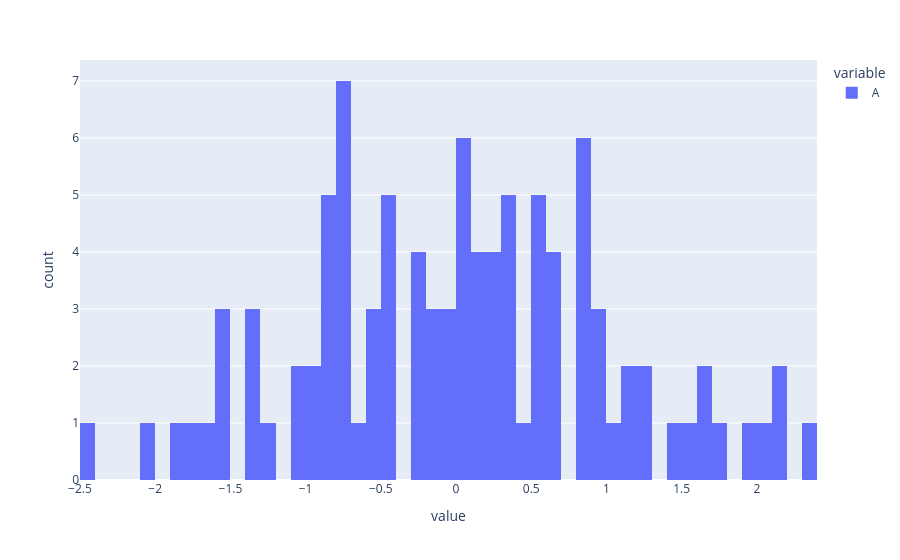

The notebook cell saved with this chart:
### Code cell
fig = px.histogram(df['A'], nbins = 50)
fig.show()

### Figure 1 — Plotly figure (JSON) as saved in the notebook; plotly's stock layout.template omitted (floating-point values rounded to 4 significant figures)
{"data": [{"alignmentgroup": "True", "bingroup": "x", "hovertemplate": "variable=A<br>value=%{x}<br>count=%{y}<extra></extra>", "legendgroup": "A", "marker": {"color": "#636efa", "pattern": {"shape": ""}}, "name": "A", "nbinsx": 50, "offsetgroup": "A", "orientation": "v", "showlegend": true, "type": "histogram", "x": [0.3578, -1.378, 0.515, 0.954, -0.7728, 2.315, -0.4719, -0.7153, 0.04557, -2.025, -0.7925, -1.2, 1.765, 2.122, 1.267, -0.9269, -0.2526, -0.44, 1.163, 0.1991, 0.1135, 2.133, 0.281, -0.5894, 0.8996, -0.829, -0.0209, 0.5471, 0.8254, 0.682, 0.097, -1.006, 0.6241, 0.0758, -0.8255, -0.8222, -0.471, -0.7184, 0.8577, -0.01851, 0.5193, 0.6901, 0.09768, 1.451, 0.8723, -0.8397, -0.7591, 0.9504, -1.32, -1.713, -1.594, -0.4501, 0.1203, -1.534, 1.551, 2.061, 0.6454, 1.058, -0.2694, 1.629, 0.3841, -1.304, -0.5139, -0.9857, -0.107, 1.965, -0.1123, -0.5305, -1.515, 0.5766, -0.1279, -0.7564, 1.687, 0.07737, -1.037, 0.9262, -0.6506, 0.04852, -0.2389, 0.5009, -1.669, -0.7633, 0.2597, -0.06608, -0.8604, 0.8357, -2.472, 0.3711, 1.168, -0.4876, 0.2898, 1.201, -1.871, 0.3269, 0.2356, 0.3385, 0.1819, 0.8303, 0.479, -0.2699], "xaxis": "x", "yaxis": "y"}], "layout": {"barmode": "relative", "legend": {"title": {"text": "variable"}, "tracegroupgap": 0}, "margin": {"t": 60}, "xaxis": {"anchor": "y", "domain": [0, 1], "title": {"text": "value"}}, "yaxis": {"anchor": "x", "domain": [0, 1], "title": {"text": "count"}}}}
